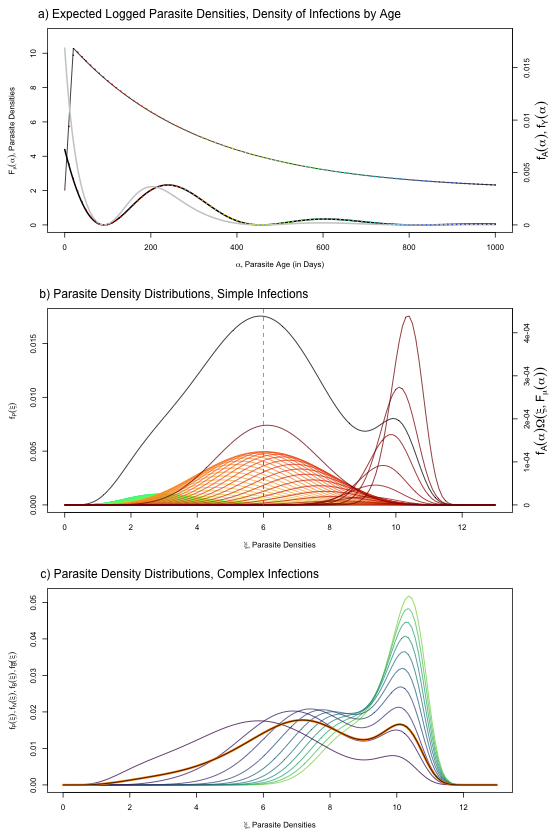

Reproduce this figure in R.
## -----------------------------------------------------------------------------
library(ramp.falciparum)
library(viridisLite)
library(knitr)


## -----------------------------------------------------------------------------
clrs = rev(turbo(50))

par(mar = c(5,5,3,5))

foiP3 = list(hbar = 5/365, 
             agePar = par_type2Age(), 
             seasonPar = par_sinSeason(), 
             trendPar = par_flatTrend())

base_pars = par_Fmu_base()


## -----------------------------------------------------------------------------
clrs = rev(turbo(100))
thou = 0:1000
daoi <- dAoI(thou, 5*365, foiP3) 
daoy <- dAoY(thou, 5*365, foiP3) 

mu_alpha =  Fmu(thou, 0, base_pars)

scl =  max(mu_alpha)/max(daoy)


## -----------------------------------------------------------------------------
plot(thou, mu_alpha, type = "l", ylim = c(0,11),
     xlab = expression(list(alpha, paste("Parasite Age (in Days)"))), 
     ylab = expression(list(F[mu](alpha), paste("Parasite Densities"))))

lines(thou, scl*daoi, lwd=2)
lines(thou, scl*daoy, col = grey(0.8), lwd=2)

i = 1:100
points(10*i, scl*daoi[10*i], col=clrs, pch = 15, cex=0.4) 
points(10*i, mu_alpha[10*i], col=clrs, pch = 15, cex=0.4) 
tks = pretty(daoy)
axis(4, tks*scl, tks)
mtext(expression(list(f[A](alpha), f[Y](alpha))), 4,3)

mtext("a) Expected Logged Parasite Densities, Density of Infections by Age", 3, 1, at = 360, cex=1)



## -----------------------------------------------------------------------------
parD = par_Omega_beta()

clrs = rev(turbo(100))
dt = 0.1
xx = seq(0, 13, by=dt)
Pa = d_clone_density(xx, 5*365, foiP3)*dt


## -----------------------------------------------------------------------------
plot(xx, Pa, type = "l",
     ylab = expression(f[P](xi)),
     xlab = expression(list(xi, paste("Parasite Densities"))))


segments(6,0, 6, 0.004, lty=2)
  
mu = Fmu(20, 0, base_pars)
fA = dAoI(20, 5*365, foiP3)
dd = d_Omega(xx, mu, 13, parD)
scl = max(Pa)/max(dd*fA)

for(i in (1:100)){
  alpha = 1010-10*i
  mu = Fmu(alpha, 0, base_pars)
  fA = dAoI(alpha, 5*365, foiP3)
  dd = d_Omega(xx, mu, 13, parD)
  lines(xx, fA*dd*scl, col = clrs[101-i])
}

tks = pretty(Pa/40, 6)

axis(4, tks*40, tks)
mtext(expression(f[A](alpha)*Omega(xi,F[mu](alpha))), 4, 3)
segments(6,0, 6, 0.17, col = grey(0.5), lty=2)

mtext("b) Parasite Density Distributions, Simple Infections", 3, 1, at = 3.3, cex=1)



## -----------------------------------------------------------------------------
cdfPa = cumsum(Pa)
cdfPa2 = cdfConvolve2(xx, cdfPa, cdfPa)

cdfPa_by_moi = list() 
cdfPa_by_moi[[1]] = cdfPa
cdfPa_by_moi[[2]] = cdfPa2

cdfPaN = cdfPa2 
for(N in 3:10){
  cdfPaN =  cdfConvolve2(xx, cdfPa, cdfPaN) 
  cdfPa_by_moi[[N]] = cdfPaN 
}

Ba = d_parasite_density(xx, 5*365, foiP3, 5/365)

clrs = viridis(12)

xxn1 = xx[-1] - dt/2


## -----------------------------------------------------------------------------
plot(xxn1, diff(cdfPa_by_moi[[10]]), type = "l", col = clrs[10],
     ylab = expression(list(f[P](xi), f[N](xi),f[B](xi), f[bar(B)](xi))),
     xlab = expression(list(xi, paste("Parasite Densities"))))

for(N in 9:1)
  lines(xxn1, diff(cdfPa_by_moi[[N]]), col = clrs[N])

lines(xx, Ba, col = "darkorange", lwd=3)
lines(xx, Ba)

mtext("c) Parasite Density Distributions, Complex Infections", 3, 1, at = 3.5, cex=1)



## ----eval=F-------------------------------------------------------------------
## print("Making Figure 6")
## purl("Figure6.Rmd", "Figure6.R")
## png("Figure6.png", height=840, width=560)
## par(mfrow = c(3,1))
## source("Figure6.R")
## invisible(dev.off(dev.cur()))

